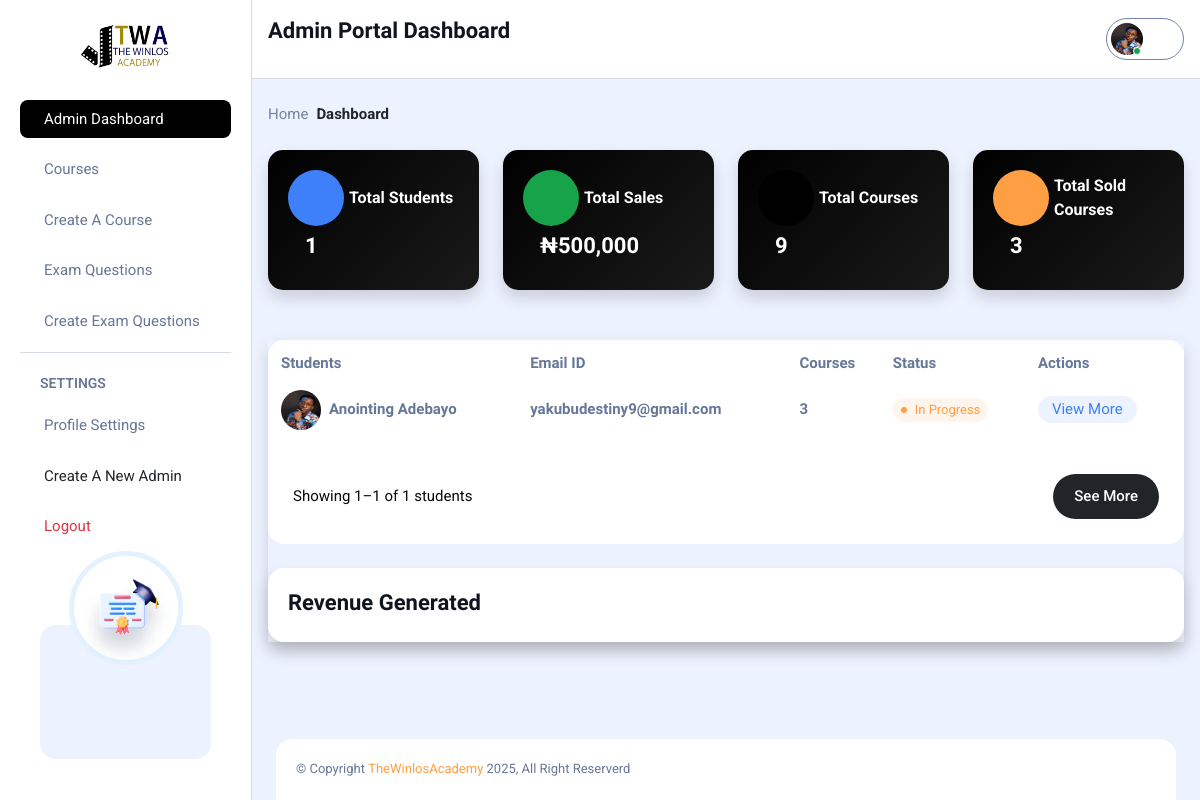
The app's page /Admin_dashboard/ (signed in) with its own data.
### winlos_app/models.py (models this page shows, shortened)
class Account(AbstractBaseUser, PermissionsMixin):
    id = models.UUIDField(primary_key=True, default=uuid.uuid4, editable=False)
    email = models.EmailField(_('email address'), unique=True, max_length=100)
    username = models.CharField(_('username'), max_length=30, unique=True, blank=True)
    fullname = models.CharField(_('full name'), max_length=100, blank=True)
    phone_number = models.CharField(
        _('phone number'),
        max_length=15,
        blank=True,
        validators=[RegexValidator(r'^\+?1?\d{9,15}$')]
    )
    country = models.CharField(_('country'), max_length=100, blank=True)
    city = models.CharField(_('city'), max_length=100, blank=True)
    area_of_expertise = models.CharField(_('expertise area'), max_length=150, blank=True)
    gender = models.CharField(_('gender'), max_length=1, choices=GENDER_CHOICES, default='O')
    role = models.CharField(_('role'), max_length=20, choices=ROLE, default='student')
    bio = models.CharField(_('bio'), max_length=300, blank=True)
    profile_pic = models.ImageField(upload_to=user_profile_upload_path, blank=True, null=True)
    date_joined = models.DateTimeField(default=timezone.now)
    last_login = models.DateTimeField(auto_now=True)
    is_active = models.BooleanField(default=True)
    is_staff = models.BooleanField(default=False)
    USERNAME_FIELD = "email"
    REQUIRED_FIELDS = []
    objects = AccountManager()
    class Meta:
        verbose_name = "Account"
        verbose_name_plural = "Accounts"
        ordering = ['-date_joined']

### winlos_app/views.py (the view)
# urls.py: path('Admin_dashboard/', admin_required(views.admin_dash), name='Admin_dashboard'),
def admin_dash(request):
    students = Account.objects.filter(role='student', is_active=True).annotate(
        total_courses=Count('enrollments', filter=Q(enrollments__is_active=True), distinct=True),
        completed_courses_count=Count(
            'course_progress',
            filter=Q(course_progress__status='completed'),
            distinct=True
        )
    ).order_by('-date_joined')
    total_payments = CoursePayment.objects.filter(status='success').aggregate(
        total_amount=Sum('amount'),
        total_count=Count('id')
    )
    total_courses = Course.objects.count()
    context = {
        'students': students,
        'total_students': students.count(),
        'total_course_payments_count': total_payments['total_count'] or 0,
        'total_course_payments_amount': total_payments['total_amount'] or 0,
        'total_courses': total_courses,
    }
    return render(request, 'admin_portal/index.html', context)

### core/templates/admin_portal/index.html (shortened to what this page needs)
{% extends "admin_sections/base.html" %}
{% load static %}
{% load humanize %}
{% block contents %}
<div class="dashboard-body">
    <div class="breadcrumb mb-24">
        <ul class="flex-align gap-4">
            <li><a href="index.html" class="text-gray-200 fw-normal text-15 hover-text-main-600">Home</a></li>
            <li><span class="text-dark fw-bold fw-normal  text-15">Dashboard</span></li>
        </ul>
    </div>
    <div class="row gy-4">
        <div class="col-lg-12">
            <div class="row gy-5">
                <div class="col-xl-3 col-sm-6">
                    <div class="card h-100 shadow" style="background: linear-gradient(135deg, #000000, #1a1a1a); border-radius: 15px;">
                        <div class="card-body pe-0">
                            <div class="d-flex align-items-center gap-5 mb-3">
                                <span class="flex-shrink-0 w-56 h-56 flex-center rounded-circle bg-main-600 text-white text-2xl">
                                </span>
                                <span class="text-16 text-heading fw-bolder text-white">Total Students</span>
                            </div>
                            <div class="container flex-between m-5 align-items-end">
                                <div>
                                    <h4 class="mb-4 text-white">{{ total_students|default:"0" }}</h4>
                                </div>
                            </div>
                        </div>
                    </div>
                </div>
                <div class="col-xl-3 col-sm-6">
                    <div class="card h-100 shadow" style="background: linear-gradient(135deg, #000000, #1a1a1a); border-radius: 15px;">
                        <div class="card-body pe-0">
                            <div class="d-flex align-items-center gap-5 mb-3">
                                <span class="flex-shrink-0 w-56 h-56 flex-center rounded-circle bg-success-600 text-white text-2xl">
                                </span>
                                <span class="text-16 text-heading fw-bolder text-white">Total Sales</span>
                            </div>
                            <div class="container flex-between m-5 align-items-end">
                                <div>
                                    <h4 class="mb-4 text-white">₦{{ total_course_payments_amount|default:"0.00"|intcomma }}</h4>
                                </div>
                            </div>
                        </div>
                    </div>
                </div>
                <div class="col-xl-3 col-sm-6">
                    <div class="card h-100 shadow" style="background: linear-gradient(135deg, #000000, #1a1a1a); border-radius: 15px;">
                        <div class="card-body pe-0">
                            <div class="d-flex align-items-center gap-5 mb-3">
                                <span class="flex-shrink-0 w-56 h-56 flex-center rounded-circle bg-purple-600 text-white text-2xl">
                                </span>
                                <span class="text-16 text-heading fw-bolder text-white">Total Courses</span>
                            </div>
                            <div class="container flex-between m-5 align-items-end">
                                <div>
                                    <h4 class="mb-4 text-white">{{ total_courses|default:"0" }}</h4>
                                </div>
                            </div>
                        </div>
                    </div>
                </div>
                <div class="col-xl-3 col-sm-6">
                    <div class="card h-100 shadow" style="background: linear-gradient(135deg, #000000, #1a1a1a); border-radius: 15px;">
                        <div class="card-body pe-0">
                            <div class="d-flex align-items-center gap-5 mb-3">
                                <span class="flex-shrink-0 w-56 h-56 flex-center rounded-circle bg-warning-600 text-white text-2xl">
                                </span>
                                <span class="text-16 text-heading fw-bolder text-white">Total Sold Courses</span>
                            </div>
                            <div class="container flex-between m-5 align-items-end">
                                <div>
                                    <h4 class="mb-4 text-white">{{ total_course_payments_count|default:"0" }}</h4>
                                </div>
                            </div>
                        </div>
                    </div>
                </div>
            </div>
            <div style="margin-top:50px;" class="col-lg-12 shadow">
                <div class="d-none d-md-block">
                    <div class="card overflow-hidden p-5">
                        <div class="card-body p-0 overflow-x-auto">
                            <table id="studentTable" class="table table-striped table-hover">
                                <thead>
                                    <tr>
                                        <th class="h6 text-gray-300">Students</th>
                                        <th class="h6 text-gray-300">Email ID</th>
                                        <th class="h6 text-gray-300">Courses</th>
                                        <th class="h6 text-gray-300">Status</th>
                                        <th class="h6 text-gray-300">Actions</th>
                                    </tr>
                                </thead>
                                <tbody>
                                    {% for student in students %}
                                    <tr class="student-row {% if forloop.counter > 4 %}extra-student d-none{% endif %}">
                                        <td>
                                            <div class="flex-align gap-8">
                                                {% if student.profile_pic %}
                                                    <img src="{{ student.profile_pic.url }}" class="w-40 h-40 rounded-circle" alt="Profile">
                                                {% else %}
                                                    <img src="{% static 'student_d_assets/images/profile_pic.png' %}" class="w-40 h-40 rounded-circle" alt="Default">
                                                {% endif %}
                                                <span class="h6 mb-0 fw-medium text-gray-300">
                                                    {{ student.fullname|default:student.username }}
                                                </span>
                                            </div>
                                        </td>
                                        <td>
                                            <span class="h6 mb-0 fw-medium text-gray-300">
                                                {{ student.email }}
                                            </span>
                                        </td>
                                        <td>
                                            <span class="h6 mb-0 fw-medium text-gray-300">
                                                {{ student.total_courses|default:"0" }}
                                            </span>
                                        </td>
                                        <td>
                                            {% if student.total_courses == 0 %}
                                                <span class="text-13 py-2 px-8 bg-gray-50 text-gray-600 d-inline-flex align-items-center gap-8 rounded-pill">
                                                    <span class="w-6 h-6 bg-gray-600 rounded-circle"></span>
                                                    Not Enrolled
                                                </span>
                                            {% elif student.total_courses == student.completed_courses_count %}
                                                <span class="text-13 py-2 px-8 bg-success-50 text-success-600 d-inline-flex align-items-center gap-8 rounded-pill">
                                                    <span class="w-6 h-6 bg-success-600 rounded-circle"></span>
                                                    Completed
                                                </span>
                                            {% else %}
                                                <span class="text-13 py-2 px-8 bg-warning-50 text-warning-600 d-inline-flex align-items-center gap-8 rounded-pill">
                                                    <span class="w-6 h-6 bg-warning-600 rounded-circle"></span>
                                                    In Progress
                                                </span>
                                            {% endif %}
                                        </td>
                                        <td>
                                            <button
                                                class="bg-main-50 text-main-600 py-2 px-14 rounded-pill hover-bg-main-600 hover-text-white view-details"
                                                data-student-id="{{ student.id }}">
                                                View More
                                            </button>
                                        </td>
                                    </tr>
                                    {% empty %}
                                    <tr>
                                        <td colspan="7" class="text-center text-muted py-4">
                                            No students found
                                        </td>
                                    </tr>
                                    {% endfor %}
                                </tbody>
                            </table>
                        </div>
                        <div class="card-footer d-flex justify-content-between align-items-center flex-wrap gap-3">
                            <span id="studentCount" class="text-gray-900">
                            </span>
                            <button id="toggleStudentsBtn"
                                class="btn btn-sm bg-dark hover text-white rounded-pill">
                            </button>
                        </div>
                    </div>
                </div>
                <div class="card shadow mt-24">
                    <div class="card-body">
                        <div class="mb-0 d-flex justify-content-between flex-wrap gap-2">
                            <h4 class="mb-0">Revenue Generated</h4>
                        </div>
                    </div>
                </div>
            </div>
        </div>
    </div>
        </div>
{% endblock contents %}

### core/templates/admin_sections/base.html (shortened to what this page needs)
{% load static %}
<!DOCTYPE html>
<html lang="en">
<head>
    <link rel="stylesheet" href="{% static 'dash_assets/css/bootstrap.min.css' %}">
    <link rel="stylesheet" href="{% static 'dash_assets/css/file-upload.css' %}">
    <link rel="stylesheet" href="{% static 'dash_assets/css/plyr.css' %}">
    <link rel="stylesheet" href="https://cdn.datatables.net/2.0.8/css/dataTables.dataTables.min.css">
    <link rel="stylesheet" href="{% static 'dash_assets/css/full-calendar.css' %}">
    <link rel="stylesheet" href="{% static 'dash_assets/css/jquery-ui.css' %}">
    <link rel="stylesheet" href="{% static 'dash_assets/css/editor-quill.css' %}">
    <link rel="stylesheet" href="{% static 'dash_assets/css/apexcharts.css' %}">
    <link rel="stylesheet" href="{% static 'dash_assets/css/calendar.css' %}">
    <link rel="stylesheet" href="{% static 'dash_assets/css/jquery-jvectormap-2.0.5.css' %}">
    <link rel="stylesheet" href="{% static 'dash_assets/css/main.css' %}">
<link
  rel="stylesheet"
  href="https://cdnjs.cloudflare.com/ajax/libs/font-awesome/6.5.0/css/all.min.css"
/>
</head>
<body>
{% include "./sections/navbar.html" %}
<div class="dashboard-main-wrapper">
<div class="top-navbar flex-between gap-16">
    <div class="flex-align gap-16">
        <div class="w-350 d-sm-block d-none">
            <div class="position-relative">
            <h4>Admin Portal Dashboard</h4>
            </div>
        </div>
    </div>
    <div class="flex-align gap-16">
        <div class="dropdown">
            <button class="users arrow-down-icon border border-gray-200 rounded-pill p-4 d-inline-block pe-40 position-relative" type="button" data-bs-toggle="dropdown" aria-expanded="false">
                <span class="position-relative">
                    {% if request.user.profile_pic and request.user.profile_pic.name %}
                    <img src="{{ request.user.profile_pic.url  }}" alt="Profile" class="h-32 w-32 rounded-circle">
                    {% else %}
                    <img src="{% static 'student_d_assets/images/profile_pic.png' %}" alt="Placeholder" class="h-32 w-32 rounded-circle">
                    {% endif %}
                    <span class="activation-badge w-8 h-8 position-absolute inset-block-end-0 inset-inline-end-0"></span>
                </span>
            </button>
        </div>
    </div>
</div>
{% block contents %} {% endblock contents %}
{% include "./sections/footer.html" %}
</div>
   </body>
</html>

### core/static/dash_assets/css/file-upload.css (style rules this page uses)
:root { --file-container-bg: #eeeeee; --file-bg: #f8f8f8; --file-border-color: #606060; --file-color: #2b2b2b; --table-border-color: #dbdbdb; --delete-button-bg: #f53636; --delete-button-color: #ffffff; --font-size: 0.875em; --font-family: 'Segoe UI', Tahoma, Geneva, Verdana, sans-serif; --shadow: 0px 8px 15px -8px rgba(0, 0, 0, 0.5); }
* { margin: 0; padding: 0; box-sizing: border-box; }

### records on screen
Account: user.profile_pic (picture)
Account: profile_pic (picture), fullname "Anointing Adebayo", email "yakubudestiny9@gmail.com", total_courses "3", shows "In Progress"

### other values on screen
{{ total_students|default:"0" }} "1"
{{ total_course_payments_amount|default:"0.00"|intcomma }} "500,000"
{{ total_courses|default:"0" }} "9"
{{ total_course_payments_count|default:"0" }} "3"
